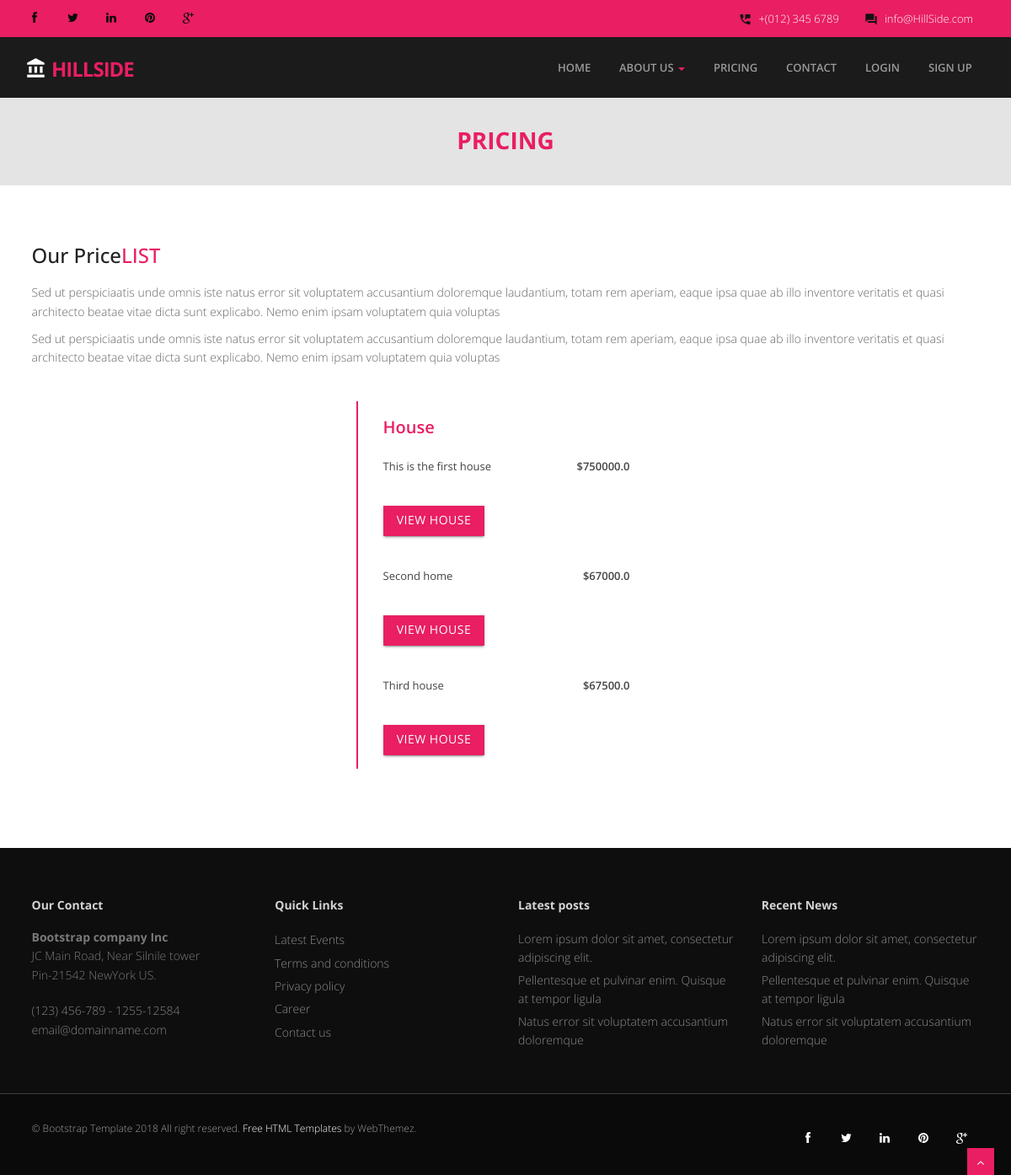
/pricing, run on the app's committed database.
### estate/models.py (models this page shows, shortened)
class House(models.Model):
    buy = 'by'
    sale = 'sl'
    rent = 'rt'
    office_space = 'os'
    apartment = 'ap'
    house = 'hs'
    status_choices = [
    (buy,'buy'), (sale,'sale'), (rent,'rent')
    ]
    item_listing_type = [
    (office_space,'office space'), (apartment,'apartment'), (house,'house')
    ]
    name = models.CharField(default = None, max_length=70)
    address = models.CharField(default = None, max_length=150)
    description = models.TextField(default = None,)
    price = models.FloatField(default = None,)
    image = models.ImageField(upload_to = 'static/images')
    bed_rooms = models.PositiveIntegerField(null = True)
    living_rooms = models.PositiveIntegerField(null = True)
    parking = models.PositiveIntegerField(null = True)
    kitchen = models.PositiveIntegerField(null = True)
    status = models.CharField(max_length= 2, choices=status_choices, default=rent)
    listing = models.CharField(max_length= 2,choices=item_listing_type, default=apartment)
    added = models.DateTimeField(auto_created=True)
    last_updated = models.DateTimeField(auto_now_add=True)

### estate/views.py (the view)
# urls.py: path('pricing', views.pricing, name="pricing"),
def pricing(request):
    house = House.objects.all()
    context = {"house": house}
    return render(request, "estate/pricing.html", context)

### estate/templates/estate/pricing.html
{% extends 'estate/navbar.html' %}
{% block content %}
<div id="wrapper">
	<section id="inner-headline">
	<div class="container">
		<div class="row">
			<div class="col-lg-12">
				<h2 class="pageTitle">Pricing</h2>
			</div>
		</div>
	</div>
	</section>
	<section id="content">
<section id="pricing">
        <div class="container">
           <div class="row">
							<div class="col-md-12">
								<div class="about-logo">
									<h3>Our Price<span class="color">List</span></h3>
									<p>Sed ut perspiciaatis unde omnis iste natus error sit voluptatem accusantium doloremque laudantium, totam rem aperiam, eaque ipsa quae ab illo inventore veritatis et quasi architecto beatae vitae dicta sunt explicabo. Nemo enim ipsam voluptatem quia voluptas</p>
                                    	<p>Sed ut perspiciaatis unde omnis iste natus error sit voluptatem accusantium doloremque laudantium, totam rem aperiam, eaque ipsa quae ab illo inventore veritatis et quasi architecto beatae vitae dicta sunt explicabo. Nemo enim ipsam voluptatem quia voluptas</p>
								</div>
							</div>
						</div>
            <div class="row">
			<div class="col-md-4 menuItem">
                        </div>
						<div class="col-md-4 menuItem">
                            <ul class="menu">
                                <li>
                                    House
									{% for p in house %}
									 </li><li>
                                    <div class="detail">{{p.name}}<span class="price">${{p.price}}</span></div>
									 </li><li>
                                </li>
								<li>
								<a href="{% url 'detail' p.id %}" class="btn btn-primary waves-effect waves-dark">View House</a></li>
								<li></li>
								{% endfor %}
                            </ul>
                        </div>
			</div>
        </div>
    </section>
	</section>
	{% endblock content %}

### estate/static/css/style.css (style rules this page uses)
body { font-family:'Open Sans', Arial, sans-serif; font-weight:300; line-height:1.6em; color:#656565; font-size: 1.4em; background: #ffffff; }
a { color: #0a0a0a; text-decoration: none; }
h1,h2 { font-weight: 600; line-height:1.1em; color: #e91e63; margin-bottom: 20px; text-transform: uppercase; }
h3, h4, h5, h6 { line-height:1.1em; color: #212121; margin-bottom: 20px; }
#wrapper { width:100%; margin:0; padding:0; }
.row,.row-fluid { margin-bottom:30px; }
.pageTitle { color: #fff;margin: 30px 0 3px;display: inline-block;font-size: 28px;font-weight: 700;text-transform: uppercase; }
#content { position:relative; background: #ffffff; padding:50px 0 0px 0; }
#inner-headline { background: #e4e4e4;position: relative;margin: 0;padding: 0;color: #1891EC; }
#inner-headline h2.pageTitle { color: #e91e63; padding: 5px 0; display:block; text-align: center; }
.btn { text-align: center;color: #FFFFFF;background: #e91e63;border-color: #e91e63;width: 120px;border-radius: 0; }
.menuItem .menu { font-size:20px;font-weight:600;list-style:none;padding:0 0 15px;margin-bottom:20px;display:inline-block;color: #e91e63; }
.menuItem .menu li { padding: 16px 30px 0px;margin-bottom: 0;display:inline-block;width:100%;float:left;background: #ffffff;line-height: 30px;border-left: 2px solid #e91e63;border-radius: 0; }
.menuItem .detail { font-size:13px; color:#444; font-weight:normal; }
.menuItem .price { font-size:13px; float:right; font-weight:600; }
span.color { color: #e91e63; text-transform: uppercase; }

### data on the page
House: name "This is the first house", price "750000.0"
House: name "Second home", price "67000.0"
House: name "Third house", price "67500.0"
